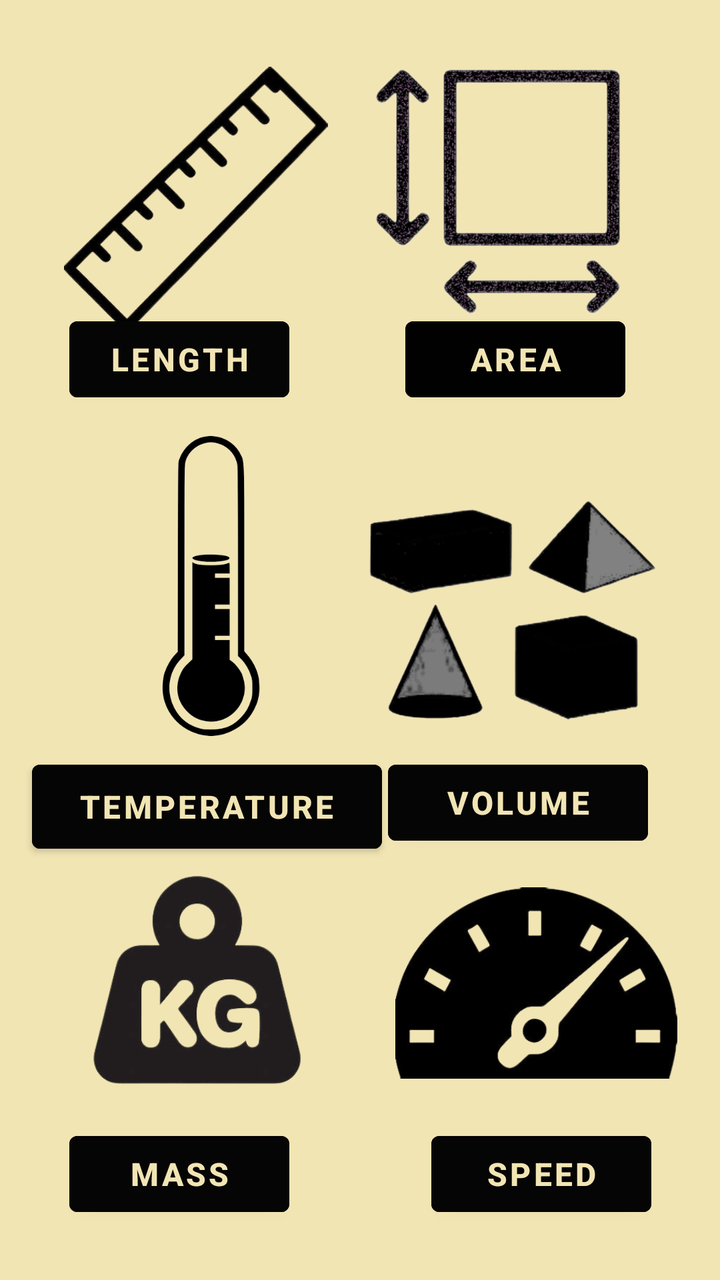
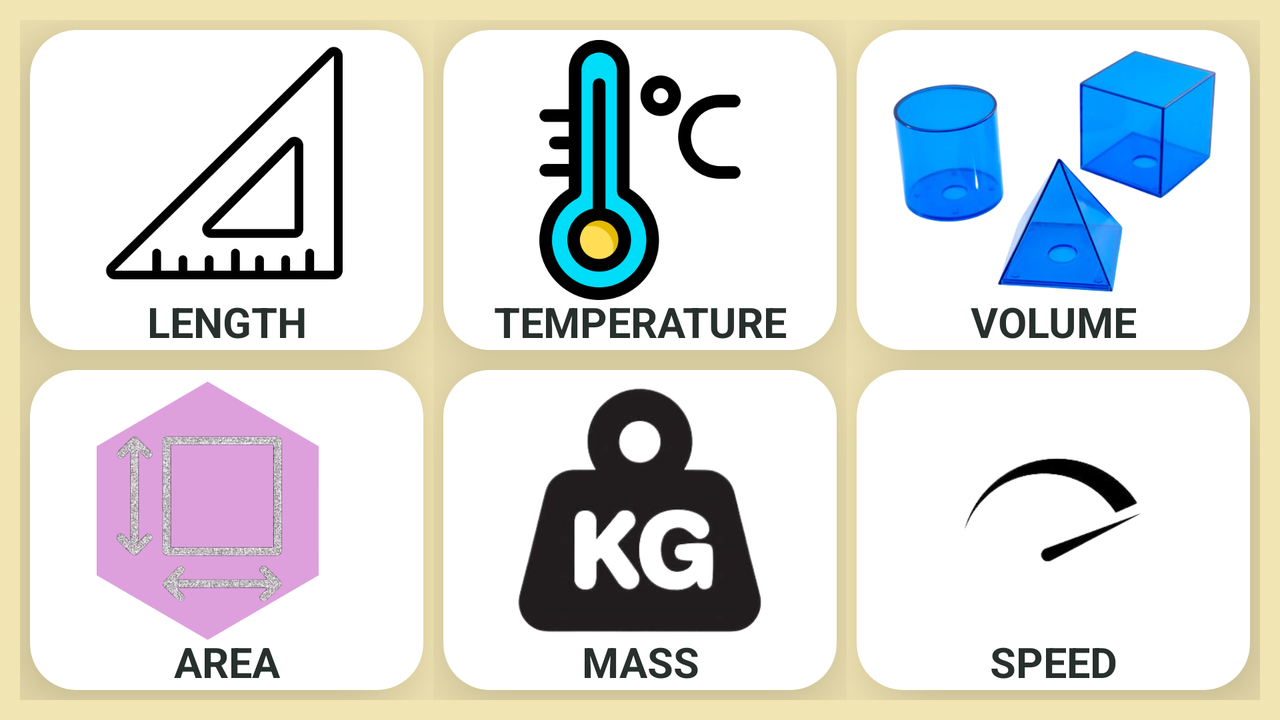

First picture: res/layout/ on a phone held upright. Second picture: the repository's own variant of that layout, on a device whose configuration matches the variant's folder. Source for both follows.
<!-- AndroidManifest.xml: application theme Theme.QuickSolve -->
<!-- res/layout/activity_unitconverter.xml -->
<?xml version="1.0" encoding="utf-8"?>
<androidx.constraintlayout.widget.ConstraintLayout xmlns:android="http://schemas.android.com/apk/res/android"
    xmlns:app="http://schemas.android.com/apk/res-auto"
    xmlns:tools="http://schemas.android.com/tools"
    android:layout_width="match_parent"
    android:layout_height="match_parent"
    android:background="#F2E5B4"
    android:scrollbarSize="16dp"
    tools:context=".unitconverter">

    <ImageView
        android:id="@+id/imageView8"
        android:layout_width="143dp"
        android:layout_height="127dp"
        android:layout_margin="10dp"
        app:layout_constraintBottom_toBottomOf="parent"
        app:layout_constraintEnd_toEndOf="parent"
        app:layout_constraintHorizontal_bias="0.847"
        app:layout_constraintStart_toStartOf="parent"
        app:layout_constraintTop_toTopOf="parent"
        app:layout_constraintVertical_bias="0.044"
        app:srcCompat="@drawable/sho"
        android:contentDescription="@string/jn" />

    <Button
        android:id="@+id/length"
        android:layout_width="110dp"
        android:layout_height="50dp"
        android:backgroundTint="#060505"
        android:scrollbarSize="16dp"
        android:text="@string/kl"
        android:textColor="#F2E5B4"
        android:textSize="16sp"
        android:textStyle="bold"
        app:layout_constraintBottom_toBottomOf="parent"
        app:layout_constraintEnd_toEndOf="parent"
        app:layout_constraintHorizontal_bias="0.139"
        app:layout_constraintStart_toStartOf="parent"
        app:layout_constraintTop_toTopOf="parent"
        app:layout_constraintVertical_bias="0.262" />

    <Button
        android:id="@+id/area"
        android:layout_width="110dp"
        android:layout_height="50dp"
        android:backgroundTint="#010101"
        android:scrollbarSize="16dp"
        android:text="@string/area"
        android:textColor="#F2E5B4"
        android:textSize="16sp"
        android:textStyle="bold"
        app:layout_constraintBottom_toBottomOf="parent"
        app:layout_constraintEnd_toEndOf="parent"
        app:layout_constraintHorizontal_bias="0.81"
        app:layout_constraintStart_toStartOf="parent"
        app:layout_constraintTop_toTopOf="parent"
        app:layout_constraintVertical_bias="0.262" />

    <ImageView
        android:id="@+id/imageView9"
        android:layout_width="142dp"
        android:layout_height="150dp"
        app:layout_constraintBottom_toBottomOf="parent"
        app:layout_constraintEnd_toEndOf="parent"
        app:layout_constraintHorizontal_bias="0.007"
        app:layout_constraintStart_toStartOf="parent"
        app:layout_constraintTop_toTopOf="parent"
        app:layout_constraintVertical_bias="0.445"
        app:srcCompat="@drawable/rr"
        android:contentDescription="@string/kj" />

    <Button
        android:id="@+id/temperature"
        android:layout_width="175dp"
        android:layout_height="54dp"
        android:layout_marginStart="16dp"
        android:backgroundTint="#060505"
        android:text="@string/temperature"
        android:textColor="#F2E5B4"
        android:textSize="16sp"
        android:textStyle="bold"
        app:layout_constraintBottom_toBottomOf="parent"
        app:layout_constraintEnd_toEndOf="parent"
        app:layout_constraintHorizontal_bias="0.0"
        app:layout_constraintStart_toStartOf="parent"
        app:layout_constraintTop_toTopOf="parent"
        app:layout_constraintVertical_bias="0.642" />

    <ImageView
        android:id="@+id/imageView11"
        android:layout_width="147dp"
        android:layout_height="170dp"
        android:contentDescription="@string/h"
        app:layout_constraintBottom_toBottomOf="parent"
        app:layout_constraintEnd_toEndOf="parent"
        app:layout_constraintHorizontal_bias="0.859"
        app:layout_constraintStart_toStartOf="parent"
        app:layout_constraintTop_toTopOf="parent"
        app:layout_constraintVertical_bias="0.469"
        app:srcCompat="@drawable/vol" />

    <Button
        android:id="@+id/volume"
        android:layout_width="130dp"
        android:layout_height="50dp"
        android:backgroundTint="#060505"
        android:text="@string/volume"
        android:textColor="#F2E5B4"
        android:textSize="16sp"
        android:textStyle="bold"
        app:layout_constraintBottom_toBottomOf="parent"
        app:layout_constraintEnd_toEndOf="parent"
        app:layout_constraintHorizontal_bias="0.843"
        app:layout_constraintStart_toStartOf="parent"
        app:layout_constraintTop_toTopOf="parent"
        app:layout_constraintVertical_bias="0.638" />

    <ImageView
        android:id="@+id/imageView12"
        android:layout_width="148dp"
        android:layout_height="111dp"
        android:layout_marginStart="24dp"
        android:layout_marginBottom="92dp"
        app:layout_constraintBottom_toBottomOf="parent"
        app:layout_constraintEnd_toEndOf="parent"
        app:layout_constraintHorizontal_bias="0.004"
        app:layout_constraintStart_toStartOf="parent"
        app:layout_constraintTop_toTopOf="parent"
        app:layout_constraintVertical_bias="0.994"
        app:srcCompat="@drawable/mass"
        android:contentDescription="@string/hj" />

    <ImageView
        android:id="@+id/imageView14"
        android:layout_width="141dp"
        android:layout_height="145dp"
        android:layout_marginBottom="76dp"
        app:layout_constraintBottom_toBottomOf="parent"
        app:layout_constraintEnd_toEndOf="parent"
        app:layout_constraintHorizontal_bias="0.903"
        app:layout_constraintStart_toStartOf="parent"
        app:srcCompat="@drawable/speedd"
        android:contentDescription="@string/mk" />

    <Button
        android:id="@+id/mass"
        android:layout_width="110dp"
        android:layout_height="50dp"
        android:layout_marginBottom="28dp"
        android:backgroundTint="#060505"
        android:text="@string/mass"
        android:textColor="#F2E5B4"
        android:textSize="16sp"
        android:textStyle="bold"
        app:layout_constraintBottom_toBottomOf="parent"
        app:layout_constraintEnd_toEndOf="parent"
        app:layout_constraintHorizontal_bias="0.139"
        app:layout_constraintStart_toStartOf="parent"
        app:layout_constraintTop_toTopOf="parent"
        app:layout_constraintVertical_bias="1.0" />

    <Button
        android:id="@+id/speed"
        android:layout_width="110dp"
        android:layout_height="50dp"
        android:layout_marginBottom="28dp"
        android:backgroundTint="#060505"
        android:text="@string/speed"
        android:textColor="#F2E5B4"
        android:textSize="16sp"
        android:textStyle="bold"
        app:layout_constraintBottom_toBottomOf="parent"
        app:layout_constraintEnd_toEndOf="parent"
        app:layout_constraintHorizontal_bias="0.863"
        app:layout_constraintStart_toStartOf="parent"
        app:layout_constraintTop_toTopOf="parent"
        app:layout_constraintVertical_bias="1.0" />

    <ImageView
        android:id="@+id/imageView2"
        android:layout_width="132dp"
        android:layout_height="167dp"
        android:layout_marginStart="32dp"
        android:layout_marginTop="16dp"
        app:layout_constraintStart_toStartOf="parent"
        app:layout_constraintTop_toTopOf="parent"
        app:srcCompat="@drawable/op"
        android:contentDescription="@string/kk" />

</androidx.constraintlayout.widget.ConstraintLayout>
<!-- resources referenced by this layout -->
<resources>
  <!-- drawable mass: png bitmap (drawable, 26169 bytes) -->
  <!-- drawable op: png bitmap (drawable-v24, 33094 bytes) -->
  <!-- drawable rr: png bitmap (drawable-v24, 33421 bytes) -->
  <!-- drawable sho: png bitmap (drawable-v24, 178662 bytes) -->
  <!-- drawable speedd: png bitmap (drawable-v24, 30306 bytes) -->
  <!-- drawable vol: png bitmap (drawable-v24, 58486 bytes) -->
  <string name="area">AREA</string>
  <string name="h">volume</string>
  <string name="hj">TODO</string>
  <string name="jn">TODO</string>
  <string name="kj">TODO</string>
  <string name="kk">TODO</string>
  <string name="kl">LENGTH</string>
  <string name="mass">MASS</string>
  <string name="mk">TODO</string>
  <string name="speed">SPEED</string>
  <string name="temperature">TEMPERATURE</string>
  <string name="volume">VOLUME</string>
  <style name="Theme.QuickSolve" parent="Theme.MaterialComponents.DayNight.DarkActionBar">
          
          <item name="colorPrimary">#FF083658</item>
          <item name="colorPrimaryVariant">#083658</item>
          <item name="colorOnPrimary">@color/white</item>
          
          <item name="colorSecondary">@color/teal_200</item>
          <item name="colorSecondaryVariant">@color/teal_700</item>
          <item name="colorOnSecondary">@color/black</item>
          
          <item name="android:statusBarColor" tools:targetApi="l">?attr/colorPrimaryVariant</item>
          
      </style>
</resources>
<!-- res/layout-land/activity_unitconverter.xml (the repository's variant of the layout above) -->
<!-- drawn on the phone turned sideways -->
<?xml version="1.0" encoding="utf-8"?>
<LinearLayout xmlns:android="http://schemas.android.com/apk/res/android"
    xmlns:app="http://schemas.android.com/apk/res-auto"
    xmlns:tools="http://schemas.android.com/tools"
    android:layout_width="match_parent"
    android:layout_height="match_parent"
    android:background="#F2E5B4"
    tools:context=".length1"
    android:orientation="vertical">

    <LinearLayout
        android:layout_width="match_parent"
        android:layout_height="match_parent"
        android:layout_marginLeft="10dp"
        android:layout_marginTop="10dp"
        android:layout_marginRight="10dp"
        android:layout_marginBottom="10dp">

        <LinearLayout
            android:layout_width="match_parent"
            android:layout_height="match_parent"
            android:layout_weight="1"
            android:orientation="vertical">

            <androidx.cardview.widget.CardView
                android:id="@+id/lengthCard"
                android:layout_width="wrap_content"
                android:layout_height="match_parent"
                android:layout_margin="5dp"
                android:layout_weight="1"
                app:cardCornerRadius="23dp"
                app:cardElevation="25dp">

                <ImageView
                    android:id='@+id/lengthImg'
                    android:layout_width="match_parent"
                    android:layout_height="match_parent"
                    android:layout_weight="1"

                    android:paddingBottom="20dp"
                    app:srcCompat="@drawable/length" />

                <TextView
                    android:id="@+id/textView3"
                    style="@style/MaterialAlertDialog.Material3.Body.Text.CenterStacked"
                    android:layout_width="match_parent"
                    android:layout_height="wrap_content"
                    android:layout_gravity="bottom|center|center_horizontal"
                    android:text="LENGTH"
                    android:textColor="#27302C"
                    android:textSize="21sp"
                    android:textStyle="bold" />

            </androidx.cardview.widget.CardView>

            <androidx.cardview.widget.CardView
                android:id="@+id/areaCard"
                android:layout_width="wrap_content"
                android:layout_height="match_parent"
                android:layout_margin="5dp"
                android:layout_weight="1"
                app:cardCornerRadius="23dp"
                app:cardElevation="25dp">

                <ImageView
                    android:id='@+id/areaImg'
                    android:layout_width="match_parent"
                    android:layout_height="match_parent"
                    android:layout_margin="5dp"
                    android:layout_weight="1"
                    android:paddingBottom="20dp"
                    app:srcCompat="@drawable/area" />

                <TextView
                    android:id="@+id/textView4"
                    style="@style/MaterialAlertDialog.Material3.Body.Text.CenterStacked"
                    android:layout_width="match_parent"
                    android:layout_height="wrap_content"
                    android:layout_gravity="bottom|center_horizontal"
                    android:text="AREA"
                    android:textColor="#27302C"
                    android:textSize="21sp"
                    android:textStyle="bold" />

            </androidx.cardview.widget.CardView>

        </LinearLayout>

        <LinearLayout
            android:layout_width="match_parent"
            android:layout_height="match_parent"
            android:layout_weight="1"
            android:orientation="vertical">

            <androidx.cardview.widget.CardView
                android:layout_width="wrap_content"
                android:id="@+id/temperatureCard"
                android:layout_height="match_parent"
                android:layout_margin="5dp"
                android:layout_weight="1"
                app:cardCornerRadius="23dp"
                app:cardElevation="25dp"

                >

                <ImageView
                    android:id='@+id/temperatureImg'
                    android:layout_width="match_parent"
                    android:layout_height="match_parent"
                    android:layout_margin="5dp"
                    android:layout_weight="1"
                    android:paddingBottom="20dp"
                    app:srcCompat="@drawable/temperature" />

                <TextView
                    android:id="@+id/textView5"
                    style="@style/MaterialAlertDialog.Material3.Body.Text.CenterStacked"
                    android:layout_width="match_parent"
                    android:layout_height="wrap_content"
                    android:layout_gravity="bottom|center_horizontal"
                    android:text=" TEMPERATURE "
                    android:textColor="#27302C"
                    android:textSize="21sp"
                    android:textStyle="bold" />
            </androidx.cardview.widget.CardView>

            <androidx.cardview.widget.CardView
                android:id="@+id/massCard"
                android:layout_width="match_parent"
                android:layout_height="match_parent"
                android:layout_margin="5dp"
                android:layout_weight="1"
                app:cardCornerRadius="23dp"
                app:cardElevation="25dp">

                <ImageView
                    android:id='@+id/massImg'
                    android:layout_width="match_parent"
                    android:layout_height="match_parent"
                    android:layout_gravity="center_vertical"
                    android:layout_margin="5dp"
                    android:layout_weight="1"
                    android:paddingBottom="20dp"
                    app:srcCompat="@drawable/mass" />

                <TextView
                    android:id="@+id/textView7"
                    style="@style/MaterialAlertDialog.Material3.Body.Text.CenterStacked"
                    android:layout_width="match_parent"
                    android:layout_height="wrap_content"
                    android:layout_gravity="bottom|center_horizontal"
                    android:text="MASS"
                    android:textColor="#27302C"
                    android:textSize="21sp"
                    android:textStyle="bold" />
            </androidx.cardview.widget.CardView>

        </LinearLayout>

        <LinearLayout
            android:layout_width="match_parent"
            android:layout_height="match_parent"
            android:layout_weight="1"
            android:orientation="vertical">

            <androidx.cardview.widget.CardView
                android:id="@+id/volumeCard"
                android:layout_width="match_parent"
                android:layout_height="match_parent"
                android:layout_margin="5dp"
                android:layout_weight="1"
                app:cardCornerRadius="23dp"
                app:cardElevation="25dp">

                <ImageView
                    android:id='@+id/volumeImg'
                    android:layout_width="match_parent"
                    android:layout_height="match_parent"
                    android:layout_gravity="center_vertical"
                    android:layout_margin="5dp"
                    android:layout_weight="1"
                    android:paddingBottom="20dp"
                    app:srcCompat="@drawable/volume" />

                <TextView
                    android:id="@+id/textView6"
                    style="@style/MaterialAlertDialog.Material3.Body.Text.CenterStacked"
                    android:layout_width="match_parent"
                    android:layout_height="wrap_content"
                    android:layout_gravity="bottom|center_horizontal"
                    android:text="VOLUME"
                    android:textColor="#27302C"
                    android:textSize="21sp"
                    android:textStyle="bold" />

            </androidx.cardview.widget.CardView>

            <androidx.cardview.widget.CardView
                android:id="@+id/speedCard"
                android:layout_width="match_parent"
                android:layout_height="match_parent"
                android:layout_margin="5dp"
                android:layout_weight="1"
                app:cardCornerRadius="23dp"
                app:cardElevation="25dp">

                <ImageView
                    android:id='@+id/speedImg'
                    android:layout_width="match_parent"
                    android:layout_height="match_parent"
                    android:layout_gravity="center_vertical"
                    android:layout_margin="5dp"
                    android:layout_weight="1"
                    android:paddingBottom="20dp"
                    app:srcCompat="@drawable/speed" />

                <TextView
                    android:id="@+id/textView8"
                    style="@style/MaterialAlertDialog.Material3.Body.Text.CenterStacked"
                    android:layout_width="match_parent"
                    android:layout_height="wrap_content"
                    android:layout_gravity="bottom|center_horizontal"
                    android:text="SPEED"
                    android:textColor="#27302C"
                    android:textSize="21sp"
                    android:textStyle="bold" />
            </androidx.cardview.widget.CardView>
        </LinearLayout>

    </LinearLayout>
</LinearLayout>
<!-- resources referenced by the variant -->
<!-- as the phone turned sideways resolves them -->
<resources>
  <!-- drawable area: png bitmap (drawable-v24, 96157 bytes) -->
  <!-- drawable length: png bitmap (drawable, 9863 bytes) -->
  <!-- drawable mass: png bitmap (drawable, 26169 bytes) -->
  <!-- drawable speed: png bitmap (drawable-v24, 10523 bytes) -->
  <!-- drawable temperature: png bitmap (drawable, 19904 bytes) -->
  <!-- drawable volume: png bitmap (drawable, 128883 bytes) -->
  <style name="Theme.QuickSolve" parent="Theme.MaterialComponents.DayNight.DarkActionBar">
          
          <item name="colorPrimary">#FF083658</item>
          <item name="colorPrimaryVariant">#083658</item>
          <item name="colorOnPrimary">@color/white</item>
          
          <item name="colorSecondary">@color/teal_200</item>
          <item name="colorSecondaryVariant">@color/teal_700</item>
          <item name="colorOnSecondary">@color/black</item>
          
          <item name="android:statusBarColor" tools:targetApi="l">?attr/colorPrimaryVariant</item>
          
      </style>
</resources>
